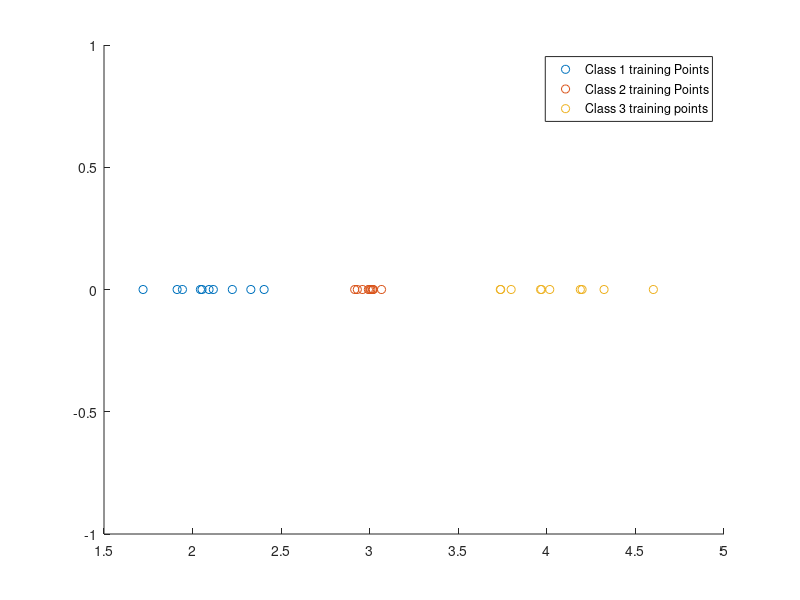
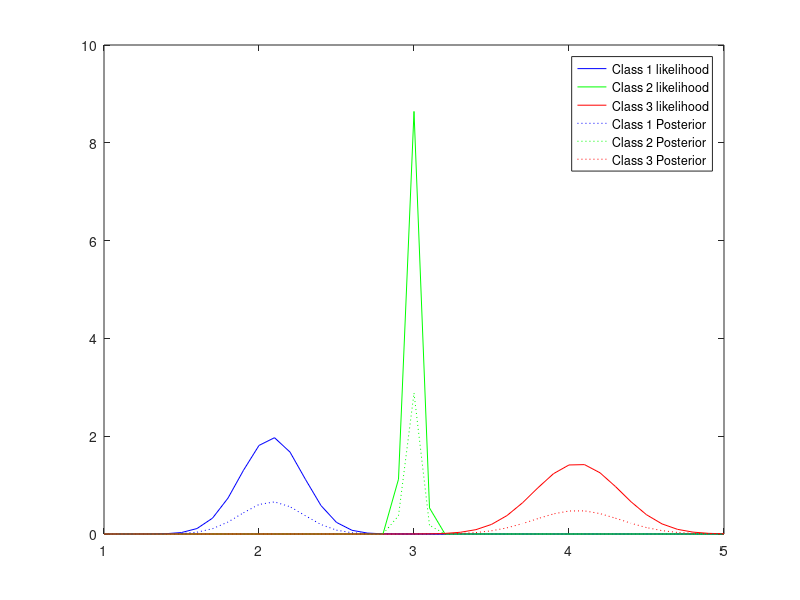
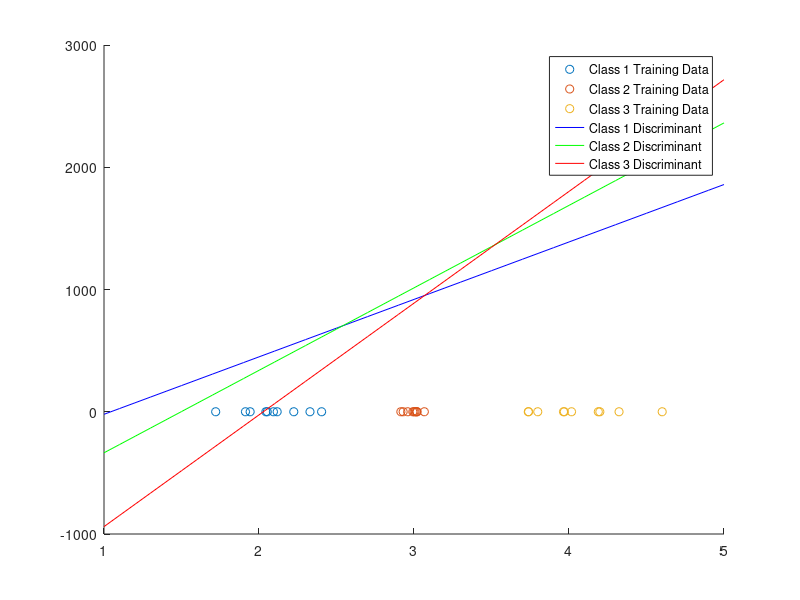
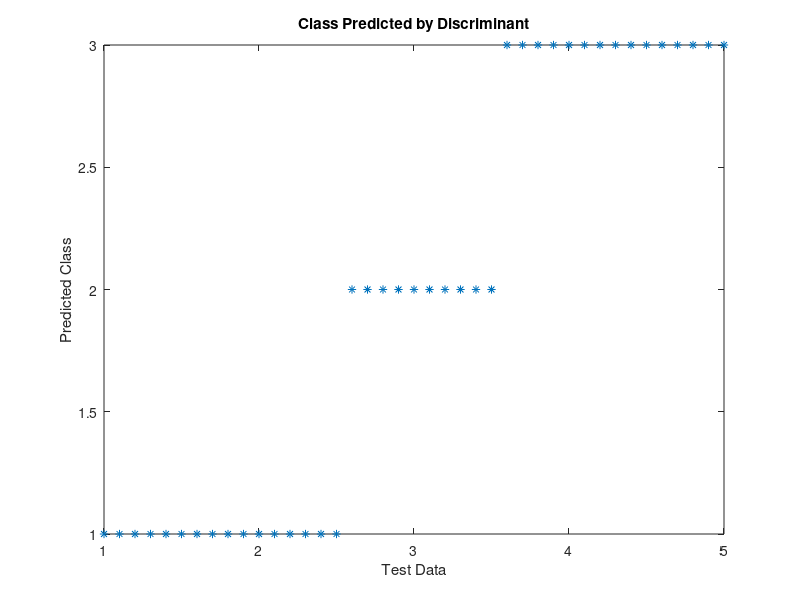

The MATLAB source for these figures, in order:
numTrainingSamples = 10;
c1TrainingData = normrnd(2,0.2,[1 numTrainingSamples]);
c1Mean = mean(c1TrainingData);
c1Sigma = std(c1TrainingData);
c2TrainingData = normrnd(3,0.2,[1 numTrainingSamples]);
c2Mean = mean(c2TrainingData);
c2Sigma = std(c2TrainingData);
c3TrainingData = normrnd(4,0.2,[1 numTrainingSamples]);
c3Mean = mean(c3TrainingData);
c3Sigma = std(c3TrainingData);
Sigma = ( c1Sigma^2 + c2Sigma^2 + c3Sigma^2 )/27;
Y = zeros(1,numTrainingSamples);
scatter(c1TrainingData, Y,'o' );
hold on;
scatter(c2TrainingData, Y,'o' );
hold on;
scatter(c3TrainingData, Y,'o' );
legend('Class 1 training Points','Class 2 training Points','Class 3 training points');
hold on;
figure;
testData = 1:0.1:5;
c1pdf = normpdf(testData,c1Mean,c1Sigma);
c2pdf = normpdf(testData,c2Mean,c2Sigma);
c3pdf = normpdf(testData,c3Mean,c3Sigma);
plot(testData,c1pdf,'b');
hold on;

plot(testData,c2pdf,'g');
hold on;

plot(testData,c3pdf,'r');
hold on;
plot(testData,c1pdf/3,':b');
hold on;
plot(testData,c2pdf/3,':g');
hold on;
plot(testData,c3pdf/3,':r');
hold on;
legend('Class 1 likelihood','Class 2 likelihood', 'Class 3 likelihood', 'Class 1 Posterior', 'Class 2 Posterior','Class 3 Posterior');

c1Posterior = testData*c1Mean/(Sigma) - ( 0.5*(c1Mean^2)/(Sigma)) + log(1/3);
c2Posterior = testData*c2Mean/(Sigma) - ( 0.5*(c2Mean^2)/(Sigma)) + log(1/3);
c3Posterior = testData*c3Mean/(Sigma) - ( 0.5*(c3Mean^2)/(Sigma)) + log(1/3);
figure;
scatter(c1TrainingData, Y,'o' );
hold on;
scatter(c2TrainingData, Y,'o' );
hold on;
scatter(c3TrainingData, Y,'o' );
hold on;
plot(testData,c1Posterior,'b');
hold on;
plot(testData,c2Posterior,'g');
hold on;
plot(testData,c3Posterior,'r');
hold on;
legend('Class 1 Training Data', 'Class 2 Training Data', 'Class 3 Training Data', 'Class 1 Discriminant', 'Class 2 Discriminant', 'Class 3 Discriminant' );
temp = size(c1Posterior);
result = zeros(1,temp(2));
for i=1:temp(2)
    if ( c1Posterior(i) >= c2Posterior(i) && c1Posterior(i) >= c3Posterior(i))
        result(i)=1;
    elseif ( c2Posterior(i) >= c1Posterior(i) && c2Posterior(i) >= c3Posterior(i) )
        result(i)=2;
    else
        result(i)=3;
    end
end
figure;
plot(testData,result,'*');
xlabel('Test Data');
ylabel('Predicted Class');
title('Class Predicted by Discriminant');